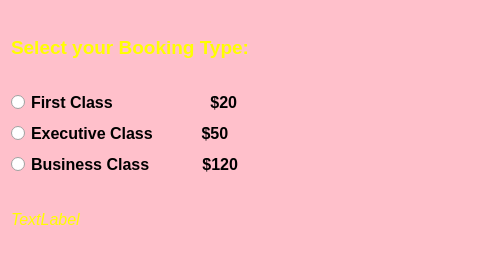
<?xml version="1.0" encoding="UTF-8"?>
<ui version="4.0">
 <class>Dialog</class>
 <widget class="QDialog" name="Dialog">
  <property name="geometry">
   <rect>
    <x>0</x>
    <y>0</y>
    <width>482</width>
    <height>266</height>
   </rect>
  </property>
  <property name="windowTitle">
   <string>Dialog</string>
  </property>
  <property name="styleSheet">
   <string notr="true">QDialog{
background-color:pink;
}

QLabel{
color:yellow;
}</string>
  </property>
  <layout class="QVBoxLayout" name="verticalLayout_3">
   <item>
    <layout class="QVBoxLayout" name="verticalLayout_2">
     <item>
      <widget class="QLabel" name="label">
       <property name="font">
        <font>
         <pointsize>14</pointsize>
         <weight>75</weight>
         <bold>true</bold>
        </font>
       </property>
       <property name="text">
        <string>Select your Booking Type:</string>
       </property>
      </widget>
     </item>
     <item>
      <layout class="QVBoxLayout" name="verticalLayout">
       <item>
        <widget class="QRadioButton" name="radioButton">
         <property name="font">
          <font>
           <pointsize>12</pointsize>
           <weight>75</weight>
           <bold>true</bold>
          </font>
         </property>
         <property name="text">
          <string>First Class                      $20</string>
         </property>
        </widget>
       </item>
       <item>
        <widget class="QRadioButton" name="radioButton_2">
         <property name="font">
          <font>
           <pointsize>12</pointsize>
           <weight>75</weight>
           <bold>true</bold>
          </font>
         </property>
         <property name="text">
          <string>Executive Class           $50</string>
         </property>
        </widget>
       </item>
       <item>
        <widget class="QRadioButton" name="radioButton_3">
         <property name="font">
          <font>
           <pointsize>12</pointsize>
           <weight>75</weight>
           <bold>true</bold>
          </font>
         </property>
         <property name="text">
          <string>Business Class            $120</string>
         </property>
        </widget>
       </item>
      </layout>
     </item>
     <item>
      <widget class="QLabel" name="result">
       <property name="font">
        <font>
         <pointsize>12</pointsize>
         <italic>true</italic>
        </font>
       </property>
       <property name="text">
        <string>TextLabel</string>
       </property>
      </widget>
     </item>
    </layout>
   </item>
  </layout>
 </widget>
 <resources/>
 <connections/>
</ui>
